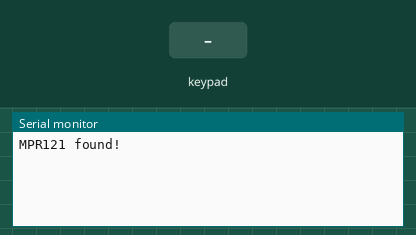
Simulated run of this sketch. Board: Arduino Uno, built with avr-gcc and run on an emulated ATmega328P. On the bench: the last lines printed to the serial monitor. The test bench sets the inputs (shaded band).

Above: at 1.2 s.
1.3 s: key '0' pressed
At 2.5 s:
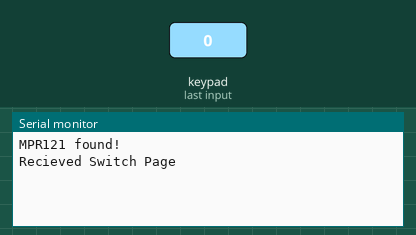
3.0 s: keypad keys 1 2 pressed 0.4 s apart
At 4.3 s:
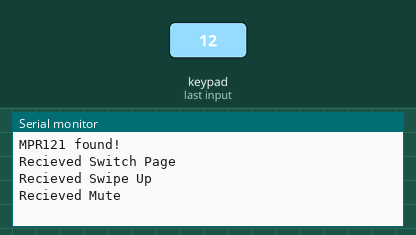
5.3 s: key '3' pressed
At 5.9 s:
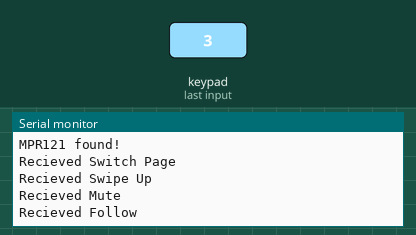
7.0 s: keypad keys 1 2 A pressed 0.4 s apart
At 9.3 s:
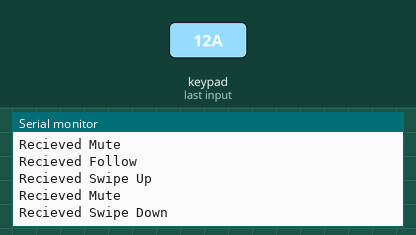
9.7 s: key '4' pressed
At 10.2 s:
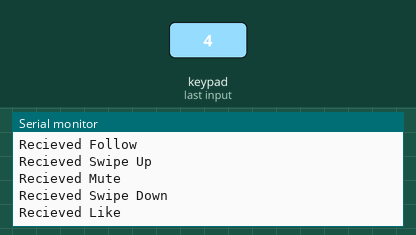
11.2 s: keypad keys 2 5 pressed 0.4 s apart
At 13.1 s:
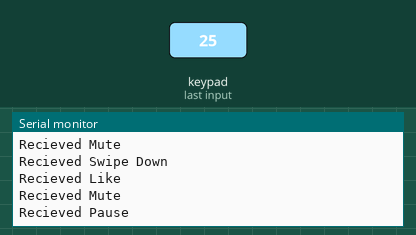

The sketch:

TikTokTattoo.ino
```cpp
/* ---------------------------------------------------------------------------------------------------------
BME/CS 479 Spring 2025 - Lab 3
Prof. Hananeh Esmailbeigi

Project: TikTokTattoo
Description: This project creates a smart Tattoo that can control TikTok on web from your arm

Authors: Kegan Jones, Rohan Kakarlapudi, Sufyan Siddiqui, Cindy Nakhammouane

Date: March 30, 2025

Acknowledgements:
- Suggestions and debugging guidance provided by ChatGPT (OpenAI)
-----------------------------------------------------------------------------------------------------------*/


#include <Wire.h>
#include <Adafruit_MPR121.h>

// Create MPR121 object
Adafruit_MPR121 cap = Adafruit_MPR121();

// Array to hold the custom messages for each of the 12 electrodes (D0-D11)
const char* messages[12] = {
    "Recieved Switch Page",    // D0
    "Recieved Swipe Up",       // D1
    "Recieved Mute",           // D2
    "Recieved Follow",         // D3
    "Recieved Like",           // D4
    "Recieved Pause",          // D5
    "Recieved Comment",        // D6
    "Recieved Favorite",       // D7
    "Recieved Download",       // D8
    "Recieved Refresh",        // D9
    "Recieved Swipe Down",     // D10
    "Recieved Share"           // D11
};

void setup() {
    Serial.begin(115200);

    // Initialize the MPR121 sensor with default I2C address 0x5A
    if (!cap.begin(0x5A)) {
        Serial.println("MPR121 not found, check wiring!");
        while (1);  // Halt if sensor is not found
    }
    Serial.println("MPR121 found!");
}

void loop() {
    // Read the touch state from all electrodes
    uint16_t touchState = cap.touched();

    // Check each of the 12 electrodes
    for (uint8_t i = 0; i < 12; i++) {
        if (touchState & (1 << i)) {
            Serial.println(messages[i]);
        }
    }

    delay(250); // Delay to prevent flooding the serial monitor with messages
}
```

Measured:
- after the input at 1.3 s, the serial monitor: prints a new line after 0.20 s (image 1)
- after the input at 3.0 s, the serial monitor: prints a new line at once (image 2)
- after the input at 5.3 s, the serial monitor: prints a new line after 0.21 s (image 3)
- after the input at 7.0 s, the serial monitor: prints a new line at once (image 4)
- after the input at 9.7 s, the serial monitor: prints a new line after 0.07 s (image 5)
- after the input at 11.2 s, the serial monitor: prints a new line after 0.08 s (image 6)
